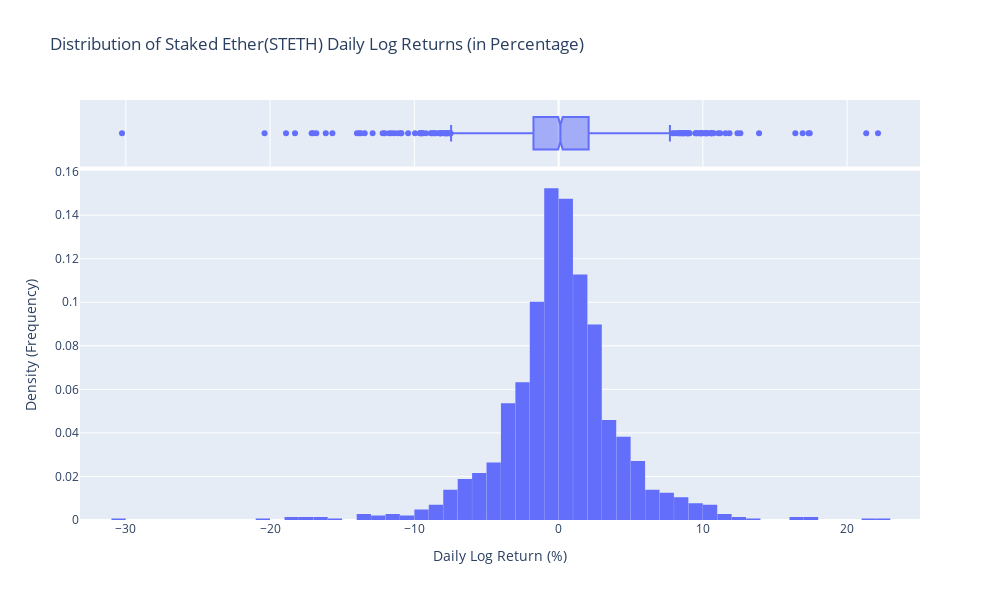

Here is the notebook cell this chart was saved with:
### Code cell
# सुनिश्चित करें कि आपके पास आवश्यक लाइब्रेरीज़ स्थापित हैं:
# pip install plotly pandas numpy

import pandas as pd
import plotly.express as px
import numpy as np

# --- 1. कॉन्फ़िगरेशन और डेटा लोडिंग ---
file_name = "STETH-USD From 2020 To Dec-2024.csv"

# त्रुटि समाधान: 'latin-1' एन्कोडिंग का उपयोग करें
try:
    df = pd.read_csv(file_name, encoding='latin-1')
except Exception:
    print("Warning: Could not read file with 'latin-1' encoding. Using default.")
    df = pd.read_csv(file_name)

# --- 2. Log Return की तैयारी और सफाई ---

# Log Return कॉलम को साफ़ करें और प्रतिशत में बदलें
df['Log Return'] = pd.to_numeric(df['Log Return'], errors='coerce')
df.replace([np.inf, -np.inf], np.nan, inplace=True)
# NaN वैल्यूज़ को हटाना हिस्टोग्राम के लिए महत्वपूर्ण है
df.dropna(subset=['Log Return'], inplace=True) 

# Log Return को प्रतिशत (%) में बदलें
df['Log Return (%)'] = df['Log Return'] * 100

# --- 3. हिस्टोग्राम प्लॉट बनाना ---

# Plotly Express का उपयोग करके हिस्टोग्राम और KDE (Kernel Density Estimate - घनत्व वक्र) बनाएं
fig = px.histogram(df, 
                   x='Log Return (%)',
                   nbins=80,  # बिन्स की संख्या (वितरण को और अधिक विस्तृत देखने के लिए)
                   marginal="box", # ऊपर एक बॉक्स प्लॉट जोड़ें
                   histnorm='probability density', # Y-axis पर घनत्व (Density) दिखाएं
                   title='Distribution of Staked Ether(STETH) Daily Log Returns (in Percentage)')

# --- 4. लेआउट सेटिंग्स ---

fig.update_layout(
    xaxis_title="Daily Log Return (%)",
    yaxis_title="Density (Frequency)",
    hovermode="x unified",
    width=1000, # साइज़ 10 के अनुपात में
    height=600, # साइज़ 6 के अनुपात में
    bargap=0.01 # बार के बीच का छोटा गैप
)

# यदि आप चाहते हैं कि घनत्व वक्र (KDE) भी दिखे:
fig.update_traces(
    # KDE वक्र को जोड़ना (घनत्व को चिकना करने के लिए)
    selector=dict(type='histogram'), 
    # KDE को जोड़ने के लिए marginal="box" के बजाय marginal="kde" का उपयोग करें
    # या फिर केवल हिस्टोग्राम के लिए इस सेटिंग को हटा दें। 
)

# प्लॉट प्रदर्शित करना
fig.show()

### Figure 1 — Plotly figure (JSON) as saved in the notebook; plotly's stock layout.template omitted (floating-point values rounded to 4 significant figures; data arrays with more than 128 entries replaced by an {"elided": "..."} marker saying what was removed)
{"data": [{"bingroup": "x", "histnorm": "probability density", "hovertemplate": "Log Return (%)=%{x}<br>probability density=%{y}<extra></extra>", "legendgroup": "", "marker": {"color": "#636efa", "pattern": {"shape": ""}}, "name": "", "nbinsx": 80, "orientation": "v", "showlegend": false, "type": "histogram", "x": {"elided": "1437 float values"}, "xaxis": "x", "yaxis": "y"}, {"hovertemplate": "Log Return (%)=%{x}<extra></extra>", "legendgroup": "", "marker": {"color": "#636efa"}, "name": "", "notched": true, "showlegend": false, "type": "box", "x": {"elided": "1437 float values"}, "xaxis": "x2", "yaxis": "y2"}], "layout": {"bargap": 0.01, "barmode": "relative", "height": 600, "hovermode": "x unified", "legend": {"tracegroupgap": 0}, "title": {"text": "Distribution of Staked Ether(STETH) Daily Log Returns (in Percentage)"}, "width": 1000, "xaxis": {"anchor": "y", "domain": [0, 1], "title": {"text": "Daily Log Return (%)"}}, "xaxis2": {"anchor": "y2", "domain": [0, 1], "matches": "x", "showgrid": true, "showticklabels": false}, "yaxis": {"anchor": "x", "domain": [0, 0.8316], "title": {"text": "Density (Frequency)"}}, "yaxis2": {"anchor": "x2", "domain": [0.8416, 1], "matches": "y2", "showgrid": false, "showline": false, "showticklabels": false, "ticks": ""}}}
